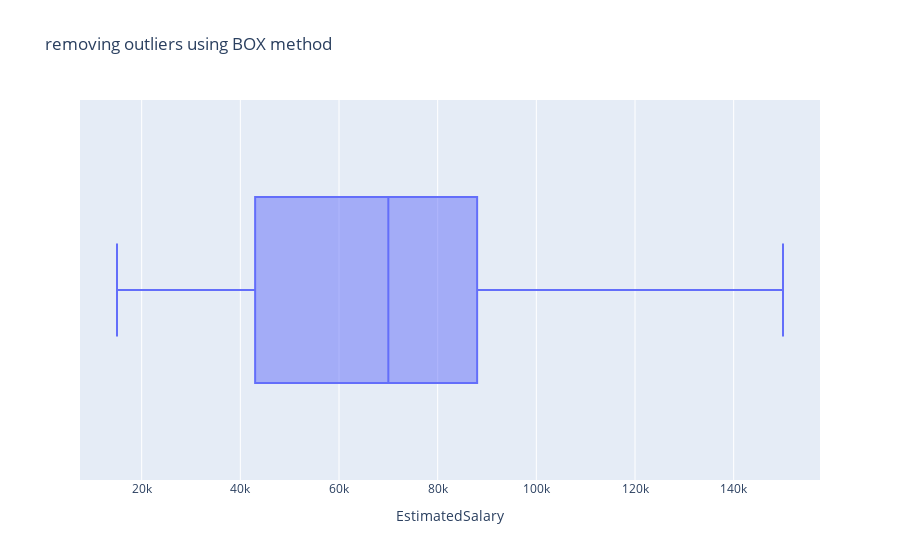

Notebook code for this chart:
### Markdown cell above
#### Outlier removal

### Code cell
# Remove outliers: Using Box method
df_clean = df[(df.EstimatedSalary<upper_band) & (df.EstimatedSalary>lower_band)]

#Box-plot
px.box(data_frame = df_clean, x = "EstimatedSalary", title = "removing outliers using BOX method")

### Figure 1 — Plotly figure (JSON) as saved in the notebook; plotly's stock layout.template omitted (floating-point values rounded to 4 significant figures; data arrays with more than 128 entries replaced by an {"elided": "..."} marker saying what was removed)
{"data": [{"alignmentgroup": "True", "hovertemplate": "EstimatedSalary=%{x}<extra></extra>", "legendgroup": "", "marker": {"color": "#636efa"}, "name": "", "notched": false, "offsetgroup": "", "orientation": "h", "showlegend": false, "type": "box", "x": {"elided": "396 int values"}, "x0": " ", "xaxis": "x", "y0": " ", "yaxis": "y"}], "layout": {"boxmode": "group", "legend": {"tracegroupgap": 0}, "title": {"text": "removing outliers using BOX method"}, "xaxis": {"anchor": "y", "domain": [0, 1], "title": {"text": "EstimatedSalary"}}, "yaxis": {"anchor": "x", "domain": [0, 1]}}}
